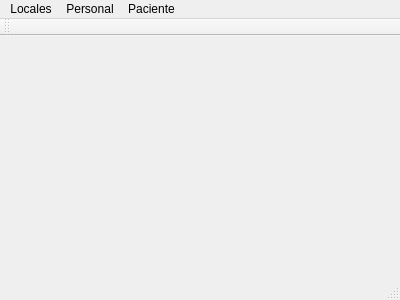
<?xml version="1.0" encoding="UTF-8"?>
<ui version="4.0">
 <class>MainWindow</class>
 <widget class="QMainWindow" name="MainWindow">
  <property name="geometry">
   <rect>
    <x>0</x>
    <y>0</y>
    <width>400</width>
    <height>300</height>
   </rect>
  </property>
  <property name="windowTitle">
   <string>Sistema de Vacunacion</string>
  </property>
  <widget class="QWidget" name="centralWidget"/>
  <widget class="QMenuBar" name="menuBar">
   <property name="geometry">
    <rect>
     <x>0</x>
     <y>0</y>
     <width>400</width>
     <height>21</height>
    </rect>
   </property>
   <widget class="QMenu" name="menuLocales">
    <property name="title">
     <string>Locales</string>
    </property>
    <addaction name="actionAdministrar_Locales"/>
   </widget>
   <widget class="QMenu" name="menuPersonal">
    <property name="title">
     <string>Personal</string>
    </property>
    <addaction name="actionAdministrar_Enfermeras"/>
    <addaction name="actionAdministrar_Doctores"/>
   </widget>
   <widget class="QMenu" name="menuPaciente">
    <property name="title">
     <string>Paciente</string>
    </property>
    <addaction name="actionAdministrar_Pacientes"/>
   </widget>
   <addaction name="menuLocales"/>
   <addaction name="menuPersonal"/>
   <addaction name="menuPaciente"/>
  </widget>
  <widget class="QToolBar" name="mainToolBar">
   <attribute name="toolBarArea">
    <enum>TopToolBarArea</enum>
   </attribute>
   <attribute name="toolBarBreak">
    <bool>false</bool>
   </attribute>
  </widget>
  <widget class="QStatusBar" name="statusBar"/>
  <action name="actionAdministrar_Locales">
   <property name="text">
    <string>Administrar Locales...</string>
   </property>
  </action>
  <action name="actionAdministrar_Enfermeras">
   <property name="text">
    <string>Administrar Enfermeras...</string>
   </property>
  </action>
  <action name="actionAdministrar_Doctores">
   <property name="text">
    <string>Administrar Doctores...</string>
   </property>
  </action>
  <action name="actionAdministrar_Pacientes">
   <property name="text">
    <string>Administrar Pacientes...</string>
   </property>
  </action>
 </widget>
 <layoutdefault spacing="6" margin="11"/>
 <resources/>
 <connections/>
</ui>
